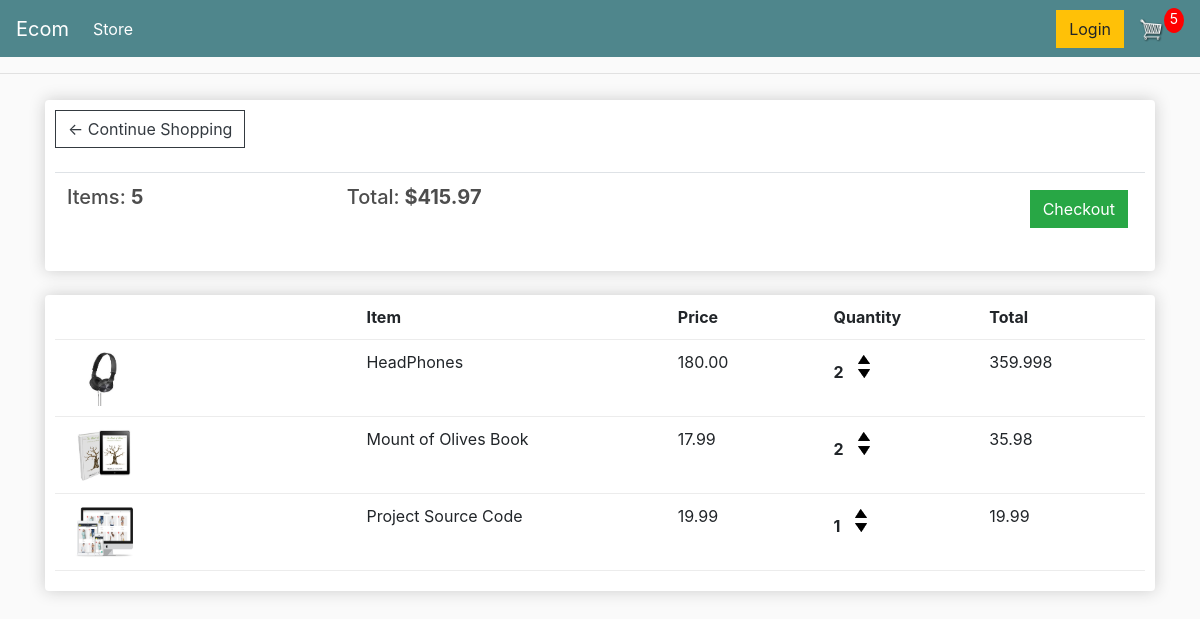
The app's page /cart/ (signed in) with its own data.
### store/models.py (models this page shows, shortened)
class Order(models.Model):
    customer = models.ForeignKey(Customer, on_delete=models.SET_NULL, null=True, blank=True)
    date_ordered = models.DateTimeField(auto_now_add=True)
    complete = models.BooleanField(default=False)
    transaction_id = models.CharField(max_length=100, null=True)
    @property
    def get_cart_total(self):
        orderitems = self.orderitem_set.all()
        total=sum([item.get_item_total for item in orderitems])
        return total
    @property
    def get_cart_items(self):
        orderitems = self.orderitem_set.all()
        total=sum([item.quantity for item in orderitems])
        return total

class OrderItem(models.Model):
    product = models.ForeignKey(Product, on_delete=models.SET_NULL, null=True)
    order = models.ForeignKey(Order, on_delete=models.SET_NULL, null=True)
    quantity = models.IntegerField(default=0, null=True, blank=True)
    date_added = models.DateTimeField(auto_now_add=True)
    @property
    def get_item_total(self):
        total = self.product.price * self.quantity
        return total

class Product(models.Model):
    name=models.CharField(max_length=200, null=True)
    price=models.FloatField()
    digital=models.BooleanField(default=False, null=True, blank=True)
    image=models.ImageField(null=True, blank=True)
    @property
    def imageURL(self):
        try:
            url=self.image.url
        except:
            url=''
        return url

### store/views.py (the view)
# urls.py: path('cart/', views.cart, name="cart"),
def cart(request):
    data = cartData(request)
    cartitems = data['cartItems']
    order = data['order']
    items = data['items']
    context={"items":items, "order":order, 'cartitems': cartitems}
    return render(request, "store/cart.html", context)

### store/utils.py (called while the page is built)
def cartData(request):
    if request.user.is_authenticated:
        customer=request.user.customer
        order, created = Order.objects.get_or_create(customer=customer, complete=False)
        items=order.orderitem_set.all()
        cartitems = order.get_cart_items
    else:
        cookieData = cookieCart(request)
        cartitems = cookieData['cartItems']
        order = cookieData['order']
        items = cookieData['items']
    return {'cartItems':cartitems ,'order':order, 'items':items}

### store/templates/store/cart.html
{% extends 'store/main.html' %}
{% load static %}
{% block content%}
<div class="row">
	<div class="col-lg-12">
		<div class="box-element">
            <a  class="btn btn-outline-dark" href="{% url 'store' %}">&#x2190; Continue Shopping</a>
	<br>
	<br>
	<table class="table">
		<tr>
			<th><h5>Items: <strong>{{order.get_cart_items}}</strong></h5></th>
			<th><h5>Total:<strong> ${{order.get_cart_total|floatformat:2}}</strong></h5></th>
			<th>
				<a  style="float:right; margin:5px;" class="btn btn-success" href="{% url 'checkout' %}">Checkout</a>
			</th>
		</tr>
	</table>
		</div>
		<br>
		<div class="box-element">
            <div class="cart-row">
                <div style="flex:2"></div>
                <div style="flex:2"><strong>Item</strong></div>
                <div style="flex:1"><strong>Price</strong></div>
                <div style="flex:1"><strong>Quantity</strong></div>
                <div style="flex:1"><strong>Total</strong></div>
            </div>
            {% for item in items %}
            <div class="cart-row">
                <div style="flex:2"><img class="row-image" src="{{item.product.imageURL}}"></div>
                <div style="flex:2"><p>{{item.product.name}}</p></div>
                <div style="flex:1"><p>{{item.product.price|floatformat:2}}</p></div>
                <div style="flex:1">
                    <p class="quantity">{{item.quantity}}</p>
                    <div class="quantity">
                        <img data-product="{{item.product.id}}" data-action="add" class="chg-quantity update-cart" src="{% static  'images/arrow-up.png' %}">
                        <img data-product="{{item.product.id}}" data-action="remove" class="chg-quantity update-cart" src="{% static  'images/arrow-down.png' %}">
                    </div>
                </div>
                <div style="flex:1"><p>{{item.get_item_total}}</p></div>
		    </div>
            {% endfor %}
	</div>
</div>
{% endblock content%}

### static/css/main.css (style rules this page uses)
body { background-color: hsl(0, 0%, 98%); }
h1,h2,h3,h4,h5,h6 { color:hsl(0, 0%, 30%); }
.box-element { box-shadow:hsl(0, 0%, 80%) 0 0 16px; background-color: #fff; border-radius: 4px; padding: 10px; }
.col-lg-4, .col-lg-6, .col-lg-8, .col-lg-12 { margin-top: 10px; }
.btn { border-radius: 0; }
.row-image { width: 100px; }
.cart-row { display: flex; align-items: flex-stretch; padding-bottom: 10px; margin-bottom: 10px; border-bottom: 1px solid #ececec; }
.quantity { display: inline-block; font-weight: 700; padding-right:10px; }
.chg-quantity { width: 12px; cursor: pointer; display: block; margin-top: 5px; transition:.1s; }

### records on screen
Order: get_cart_items "5", get_cart_total "415.97"
OrderItem: product.imageURL (picture), product.name "HeadPhones", product.price "180.00", quantity "2", get_item_total "359.998"
OrderItem: product.imageURL (picture), product.name "Mount of Olives Book", product.price "17.99", quantity "2", get_item_total "35.98"
OrderItem: product.imageURL (picture), product.name "Project Source Code", product.price "19.99", quantity "1", get_item_total "19.99"

### other values on screen
{{ cartitems }} "5"
